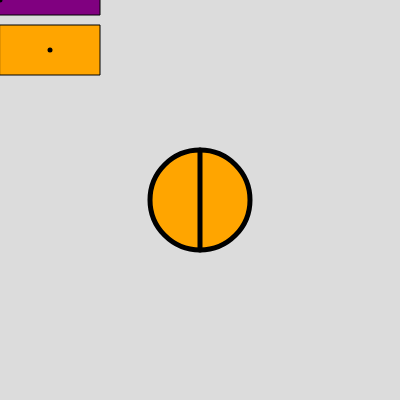
Frame 1 (no input)
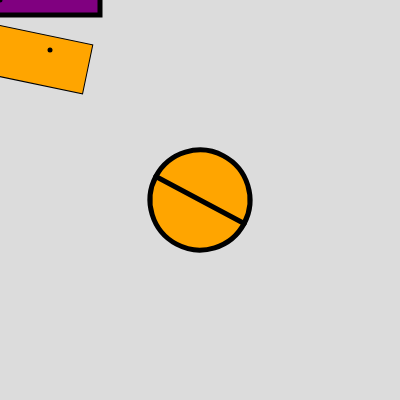
Frame 60 (no input)
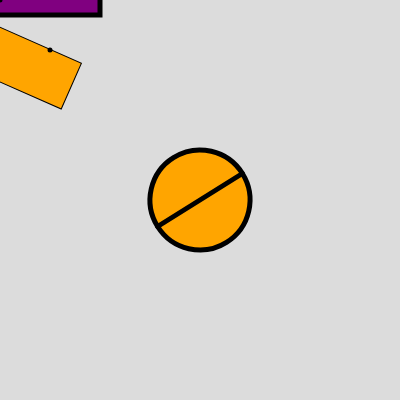
Frame 120 (the mouse pressed at the canvas centre since frame 60)

The p5.js sketch that drew these frames (run headless with seeded random() and noise() and a simulated clock; from frame 60 on, the mouse is pressed at the canvas centre):

// p5.js sketch
// ── sketch.js
let angle=0;

function setup() {
  createCanvas(400, 400);
  rectMode(CENTER)
  angleMode(DEGREES)
  // tutti angoli in gradi
}

function draw() {
  background(220);


  push();
  strokeWeight(1);
  fill("orange");
  //degree, radians --> posso definire angleMOde
  rotate(angle*0.1);
  rect(50, 50, 100, 50);
  pop();
  // creare multipli anchor point che ci permettono di avere + anchor point per avere 
  // + trasformazioni isolate 


  //--> 50+100, 50+100;
  fill("purple");
  rect(0,0,200,30);
  // per ruotare anche il rettangolo cosa devo fare?


  strokeWeight(5);
  point(0,0);
  point(50,50);


  push()
  // cambiare anchor point 
  // traslare prima
  translate(200,200)
  rotate(angle);
  fill("orange");
  //rect(50, 50, 100, 50);
  circle(0,0,100);
  line(0,-50,0,50);
  // sono somme additive, se sposto il centro lo devo seguire poi 

  // ci servono + anchor point
  pop() 

  angle = angle+2; 

}
